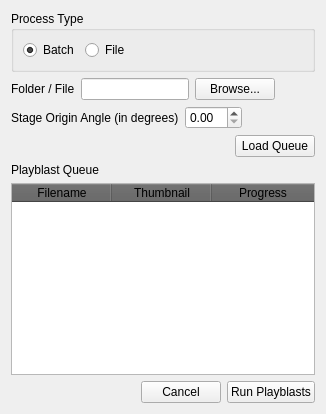
     <widget class="QWidget" name="Playblaster">
      <attribute name="title">
       <string>Playblaster</string>
      </attribute>
      <attribute name="toolTip">
       <string>&lt;html&gt;&lt;head/&gt;&lt;body&gt;&lt;p&gt;&lt;span style=&quot; font-weight:600; color:#040404;&quot;&gt;Playblaster&lt;/span&gt;&lt;/p&gt;&lt;p&gt;&lt;span style=&quot; color:#040404;&quot;&gt;The Playblaster puts out movie files of the FBX raw data that comes in from the MoCap Session.  It can be used in batch mode, or on a single FBX file.  If the stage orientation is known, this can be put into the system to adjust the forward direction of the Z Axis.&lt;/span&gt;&lt;/p&gt;&lt;/body&gt;&lt;/html&gt;</string>
      </attribute>
      <layout class="QVBoxLayout" name="verticalLayout_2">
       <item>
        <widget class="QGroupBox" name="process_grp">
         <property name="minimumSize">
          <size>
           <width>0</width>
           <height>50</height>
          </size>
         </property>
         <property name="toolTip">
          <string>&lt;html&gt;&lt;head/&gt;&lt;body&gt;&lt;p&gt;&lt;span style=&quot; font-weight:600; color:#080808;&quot;&gt;Process Type&lt;/span&gt;&lt;/p&gt;&lt;p&gt;&lt;span style=&quot; font-weight:600; color:#080808;&quot;&gt;Batch&lt;/span&gt;&lt;span style=&quot; color:#080808;&quot;&gt; mode sets the tool to search through a folder structure and return all viable files.&lt;/span&gt;&lt;/p&gt;&lt;p&gt;&lt;span style=&quot; font-weight:600; color:#080808;&quot;&gt;File&lt;/span&gt;&lt;span style=&quot; color:#080808;&quot;&gt; mode sets the tool to process a specific file individually.&lt;/span&gt;&lt;/p&gt;&lt;/body&gt;&lt;/html&gt;</string>
         </property>
         <property name="title">
          <string>Process Type</string>
         </property>
         <layout class="QHBoxLayout" name="horizontalLayout_4">
          <item>
           <layout class="QHBoxLayout" name="horizontalLayout">
            <item>
             <widget class="QRadioButton" name="pb_batch_btn">
              <property name="toolTip">
               <string>&lt;html&gt;&lt;head/&gt;&lt;body&gt;&lt;p&gt;&lt;span style=&quot; font-weight:600; color:#080808;&quot;&gt;Batch Processing&lt;/span&gt;&lt;/p&gt;&lt;p&gt;&lt;span style=&quot; color:#080808;&quot;&gt;This mode runs the tool on an entire folder structure chosen below.&lt;/span&gt;&lt;/p&gt;&lt;/body&gt;&lt;/html&gt;</string>
              </property>
              <property name="text">
               <string>Batch</string>
              </property>
              <property name="checked">
               <bool>true</bool>
              </property>
             </widget>
            </item>
            <item>
             <widget class="QRadioButton" name="pb_file_btn">
              <property name="toolTip">
               <string>&lt;html&gt;&lt;head/&gt;&lt;body&gt;&lt;p&gt;&lt;span style=&quot; font-weight:600; color:#080808;&quot;&gt;File Processing&lt;/span&gt;&lt;/p&gt;&lt;p&gt;This mode processes a single file.&lt;/p&gt;&lt;/body&gt;&lt;/html&gt;</string>
              </property>
              <property name="text">
               <string>File</string>
              </property>
             </widget>
            </item>
            <item>
             <spacer name="horizontalSpacer_3">
              <property name="orientation">
               <enum>Qt::Horizontal</enum>
              </property>
              <property name="sizeHint" stdset="0">
               <size>
                <width>40</width>
                <height>20</height>
               </size>
              </property>
             </spacer>
            </item>
           </layout>
          </item>
         </layout>
        </widget>
       </item>
       <item>
        <layout class="QHBoxLayout" name="horizontalLayout_2">
         <item>
          <widget class="QLabel" name="pb_folder_file_label">
           <property name="toolTip">
            <string>&lt;html&gt;&lt;head/&gt;&lt;body&gt;&lt;p&gt;&lt;span style=&quot; font-weight:600; color:#0c0c0c;&quot;&gt;Folder / File&lt;/span&gt;&lt;/p&gt;&lt;p&gt;&lt;br/&gt;&lt;/p&gt;&lt;p&gt;&lt;span style=&quot; color:#0c0c0c;&quot;&gt;When the &lt;/span&gt;&lt;span style=&quot; font-weight:600; color:#0c0c0c;&quot;&gt;Process Type&lt;/span&gt;&lt;span style=&quot; color:#0c0c0c;&quot;&gt; is set to &lt;/span&gt;&lt;span style=&quot; font-weight:600; color:#0c0c0c;&quot;&gt;Batch&lt;/span&gt;&lt;span style=&quot; color:#0c0c0c;&quot;&gt;, this field takes a folder as input.  When &lt;/span&gt;&lt;span style=&quot; font-weight:600; color:#0c0c0c;&quot;&gt;Process Type&lt;/span&gt;&lt;span style=&quot; color:#0c0c0c;&quot;&gt; is set to &lt;/span&gt;&lt;span style=&quot; font-weight:600; color:#0c0c0c;&quot;&gt;File&lt;/span&gt;&lt;span style=&quot; color:#0c0c0c;&quot;&gt;, then the field requires an existing file as its input.&lt;/span&gt;&lt;/p&gt;&lt;/body&gt;&lt;/html&gt;</string>
           </property>
           <property name="text">
            <string>Folder / File</string>
           </property>
           <property name="buddy">
            <cstring>pb_browse_btn</cstring>
           </property>
          </widget>
         </item>
         <item>
          <widget class="QLineEdit" name="pb_folder_file">
           <property name="toolTip">
            <string>&lt;html&gt;&lt;head/&gt;&lt;body&gt;&lt;p&gt;&lt;span style=&quot; font-weight:600; color:#0c0c0c;&quot;&gt;Folder / File&lt;/span&gt;&lt;/p&gt;&lt;p&gt;&lt;br/&gt;&lt;/p&gt;&lt;p&gt;&lt;span style=&quot; color:#0c0c0c;&quot;&gt;When the &lt;/span&gt;&lt;span style=&quot; font-weight:600; color:#0c0c0c;&quot;&gt;Process Type&lt;/span&gt;&lt;span style=&quot; color:#0c0c0c;&quot;&gt; is set to &lt;/span&gt;&lt;span style=&quot; font-weight:600; color:#0c0c0c;&quot;&gt;Batch&lt;/span&gt;&lt;span style=&quot; color:#0c0c0c;&quot;&gt;, this field takes a folder as input.  When &lt;/span&gt;&lt;span style=&quot; font-weight:600; color:#0c0c0c;&quot;&gt;Process Type&lt;/span&gt;&lt;span style=&quot; color:#0c0c0c;&quot;&gt; is set to &lt;/span&gt;&lt;span style=&quot; font-weight:600; color:#0c0c0c;&quot;&gt;File&lt;/span&gt;&lt;span style=&quot; color:#0c0c0c;&quot;&gt;, then the field requires an existing file as its input.&lt;/span&gt;&lt;/p&gt;&lt;/body&gt;&lt;/html&gt;</string>
           </property>
          </widget>
         </item>
         <item>
          <widget class="QPushButton" name="pb_browse_btn">
           <property name="toolTip">
            <string>&lt;html&gt;&lt;head/&gt;&lt;body&gt;&lt;p&gt;&lt;span style=&quot; font-weight:600; color:#0c0c0c;&quot;&gt;Folder / File&lt;/span&gt;&lt;/p&gt;&lt;p&gt;&lt;br/&gt;&lt;/p&gt;&lt;p&gt;&lt;span style=&quot; color:#0c0c0c;&quot;&gt;When the &lt;/span&gt;&lt;span style=&quot; font-weight:600; color:#0c0c0c;&quot;&gt;Process Type&lt;/span&gt;&lt;span style=&quot; color:#0c0c0c;&quot;&gt; is set to &lt;/span&gt;&lt;span style=&quot; font-weight:600; color:#0c0c0c;&quot;&gt;Batch&lt;/span&gt;&lt;span style=&quot; color:#0c0c0c;&quot;&gt;, this field takes a folder as input.  When &lt;/span&gt;&lt;span style=&quot; font-weight:600; color:#0c0c0c;&quot;&gt;Process Type&lt;/span&gt;&lt;span style=&quot; color:#0c0c0c;&quot;&gt; is set to &lt;/span&gt;&lt;span style=&quot; font-weight:600; color:#0c0c0c;&quot;&gt;File&lt;/span&gt;&lt;span style=&quot; color:#0c0c0c;&quot;&gt;, then the field requires an existing file as its input.&lt;/span&gt;&lt;/p&gt;&lt;/body&gt;&lt;/html&gt;</string>
           </property>
           <property name="text">
            <string>Browse...</string>
           </property>
          </widget>
         </item>
         <item>
          <spacer name="horizontalSpacer_2">
           <property name="orientation">
            <enum>Qt::Horizontal</enum>
           </property>
           <property name="sizeHint" stdset="0">
            <size>
             <width>40</width>
             <height>20</height>
            </size>
           </property>
          </spacer>
         </item>
        </layout>
       </item>
       <item>
        <layout class="QHBoxLayout" name="horizontalLayout_5">
         <item>
          <widget class="QLabel" name="pb_origin_label">
           <property name="toolTip">
            <string>&lt;html&gt;&lt;head/&gt;&lt;body&gt;&lt;p&gt;&lt;span style=&quot; font-weight:600; color:#080808;&quot;&gt;Stage Origin Angle&lt;/span&gt;&lt;/p&gt;&lt;p&gt;&lt;span style=&quot; color:#090909;&quot;&gt;This will be the compass bearing measured on set. Use a compass during capture sessions to get the bearing for the Z Axis. If none is found or entered, zero is assumed.&lt;/span&gt;&lt;/p&gt;&lt;/body&gt;&lt;/html&gt;</string>
           </property>
           <property name="toolTipDuration">
            <number>-1</number>
           </property>
           <property name="text">
            <string>Stage Origin Angle (in degrees)</string>
           </property>
          </widget>
         </item>
         <item>
          <widget class="QDoubleSpinBox" name="pb_origin_angle">
           <property name="toolTip">
            <string>&lt;html&gt;&lt;head/&gt;&lt;body&gt;&lt;p&gt;&lt;span style=&quot; font-weight:600; color:#080808;&quot;&gt;Stage Origin Angle&lt;/span&gt;&lt;/p&gt;&lt;p&gt;&lt;span style=&quot; color:#080808;&quot;&gt;This will be the compass bearing measured on set. Use a compass during capture sessions to get the bearing for the Z Axis. If none is found or entered, zero is assumed.&lt;/span&gt;&lt;/p&gt;&lt;/body&gt;&lt;/html&gt;</string>
           </property>
          </widget>
         </item>
         <item>
          <spacer name="horizontalSpacer_4">
           <property name="orientation">
            <enum>Qt::Horizontal</enum>
           </property>
           <property name="sizeHint" stdset="0">
            <size>
             <width>40</width>
             <height>20</height>
            </size>
           </property>
          </spacer>
         </item>
        </layout>
       </item>
       <item>
        <layout class="QHBoxLayout" name="horizontalLayout_10">
         <item>
          <spacer name="horizontalSpacer_8">
           <property name="orientation">
            <enum>Qt::Horizontal</enum>
           </property>
           <property name="sizeHint" stdset="0">
            <size>
             <width>40</width>
             <height>20</height>
            </size>
           </property>
          </spacer>
         </item>
         <item>
          <widget class="QPushButton" name="pb_queue_btn">
           <property name="toolTip">
            <string>&lt;html&gt;&lt;head/&gt;&lt;body&gt;&lt;p&gt;&lt;span style=&quot; font-weight:600; color:#060606;&quot;&gt;Load Queue&lt;/span&gt;&lt;/p&gt;&lt;p&gt;&lt;span style=&quot; color:#060606;&quot;&gt;This button will force an update of the selected folder or file into the Queue below&lt;/span&gt;&lt;/p&gt;&lt;/body&gt;&lt;/html&gt;</string>
           </property>
           <property name="text">
            <string>Load Queue</string>
           </property>
          </widget>
         </item>
        </layout>
       </item>
       <item>
        <layout class="QVBoxLayout" name="verticalLayout">
         <item>
          <widget class="QLabel" name="pb_queue_label">
           <property name="text">
            <string>Playblast Queue</string>
           </property>
           <property name="buddy">
            <cstring>pb_queue_btn</cstring>
           </property>
          </widget>
         </item>
         <item>
          <widget class="QTableWidget" name="pb_queue">
           <property name="styleSheet">
            <string notr="true">QHeaderView::section{
	
	background-color: rgb(97, 97, 97);
}
QTableView::item{
	border: 0px;
	padding: 5px;
}</string>
           </property>
           <property name="alternatingRowColors">
            <bool>true</bool>
           </property>
           <attribute name="horizontalHeaderStretchLastSection">
            <bool>true</bool>
           </attribute>
           <attribute name="verticalHeaderVisible">
            <bool>false</bool>
           </attribute>
           <attribute name="verticalHeaderStretchLastSection">
            <bool>true</bool>
           </attribute>
           <column>
            <property name="text">
             <string>Filename</string>
            </property>
           </column>
           <column>
            <property name="text">
             <string>Thumbnail</string>
            </property>
           </column>
           <column>
            <property name="text">
             <string>Progress</string>
            </property>
           </column>
          </widget>
         </item>
        </layout>
       </item>
       <item>
        <layout class="QHBoxLayout" name="horizontalLayout_3">
         <item>
          <spacer name="horizontalSpacer">
           <property name="orientation">
            <enum>Qt::Horizontal</enum>
           </property>
           <property name="sizeHint" stdset="0">
            <size>
             <width>40</width>
             <height>20</height>
            </size>
           </property>
          </spacer>
         </item>
         <item>
          <widget class="QPushButton" name="pb_cancel_btn">
           <property name="text">
            <string>Cancel</string>
           </property>
          </widget>
         </item>
         <item>
          <widget class="QPushButton" name="pb_run_btn">
           <property name="text">
            <string>Run Playblasts</string>
           </property>
          </widget>
         </item>
        </layout>
       </item>
      </layout>
     </widget>
